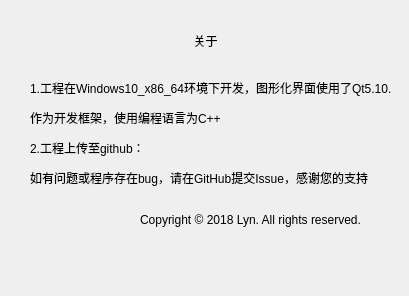
<?xml version="1.0" encoding="UTF-8"?>
<ui version="4.0">
 <class>about</class>
 <widget class="QDialog" name="about">
  <property name="geometry">
   <rect>
    <x>0</x>
    <y>0</y>
    <width>409</width>
    <height>296</height>
   </rect>
  </property>
  <property name="windowTitle">
   <string>Dialog</string>
  </property>
  <widget class="QLabel" name="label">
   <property name="geometry">
    <rect>
     <x>110</x>
     <y>0</y>
     <width>191</width>
     <height>81</height>
    </rect>
   </property>
   <property name="styleSheet">
    <string notr="true">font: 18pt &quot;微软雅黑&quot;;</string>
   </property>
   <property name="text">
    <string>关于</string>
   </property>
   <property name="alignment">
    <set>Qt::AlignCenter</set>
   </property>
  </widget>
  <widget class="QLabel" name="label_2">
   <property name="geometry">
    <rect>
     <x>30</x>
     <y>80</y>
     <width>361</width>
     <height>16</height>
    </rect>
   </property>
   <property name="text">
    <string>1.工程在Windows10_x86_64环境下开发，图形化界面使用了Qt5.10.1</string>
   </property>
  </widget>
  <widget class="QLabel" name="label_3">
   <property name="geometry">
    <rect>
     <x>30</x>
     <y>110</y>
     <width>341</width>
     <height>16</height>
    </rect>
   </property>
   <property name="text">
    <string>作为开发框架，使用编程语言为C++</string>
   </property>
  </widget>
  <widget class="QLabel" name="label_4">
   <property name="geometry">
    <rect>
     <x>30</x>
     <y>140</y>
     <width>351</width>
     <height>16</height>
    </rect>
   </property>
   <property name="text">
    <string>2.工程上传至github：</string>
   </property>
  </widget>
  <widget class="QLabel" name="label_5">
   <property name="geometry">
    <rect>
     <x>30</x>
     <y>170</y>
     <width>341</width>
     <height>16</height>
    </rect>
   </property>
   <property name="text">
    <string>如有问题或程序存在bug，请在GitHub提交Issue，感谢您的支持</string>
   </property>
  </widget>
  <widget class="QLabel" name="label_6">
   <property name="geometry">
    <rect>
     <x>140</x>
     <y>210</y>
     <width>251</width>
     <height>20</height>
    </rect>
   </property>
   <property name="text">
    <string>Copyright © 2018 Lyn. All rights reserved.</string>
   </property>
  </widget>
 </widget>
 <resources/>
 <connections/>
</ui>
